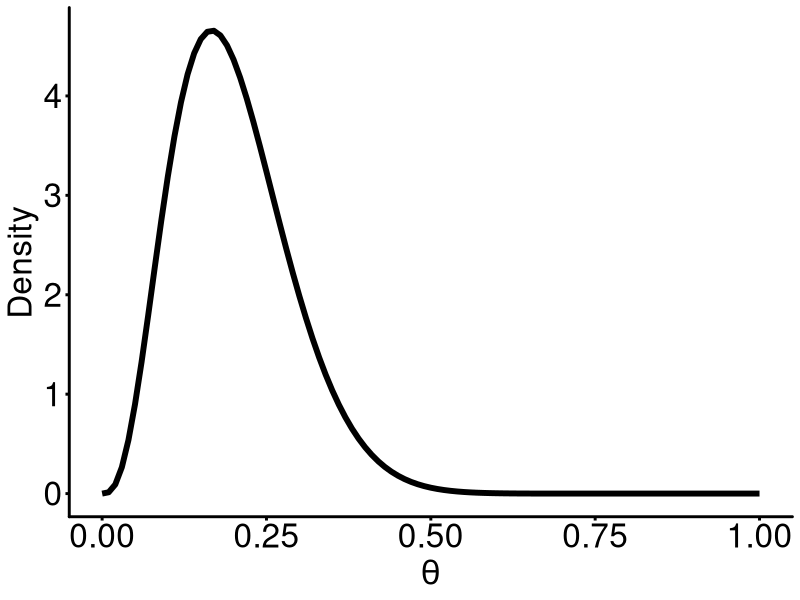
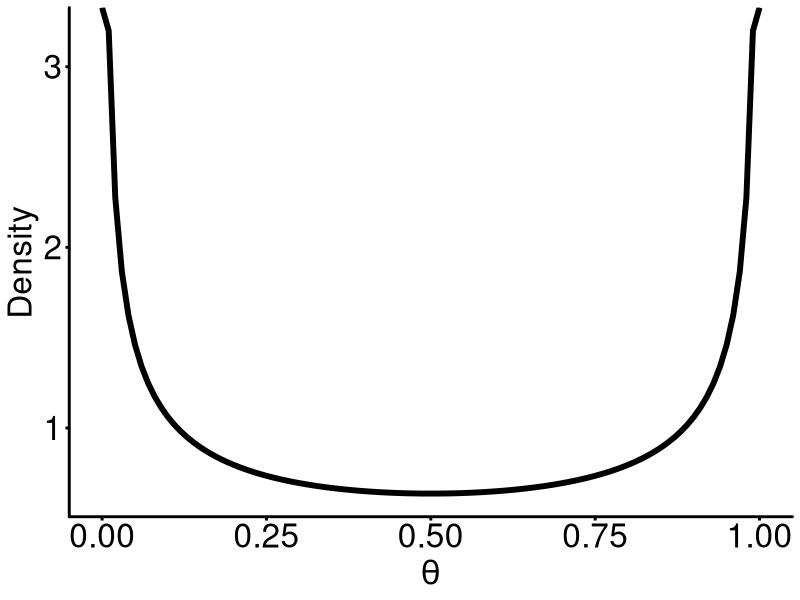
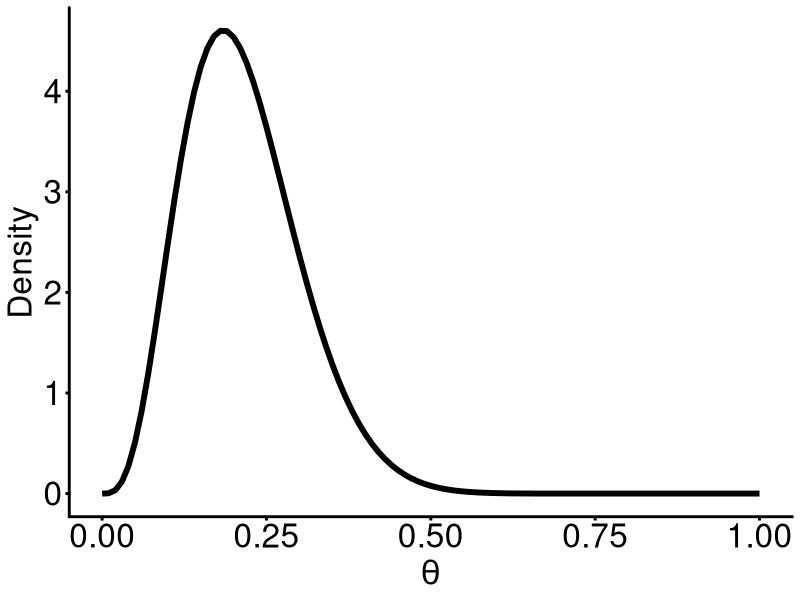
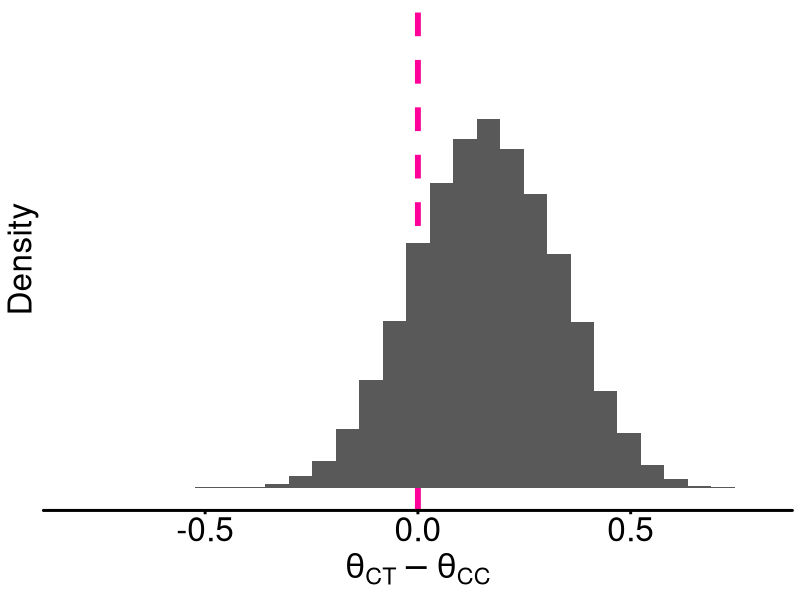
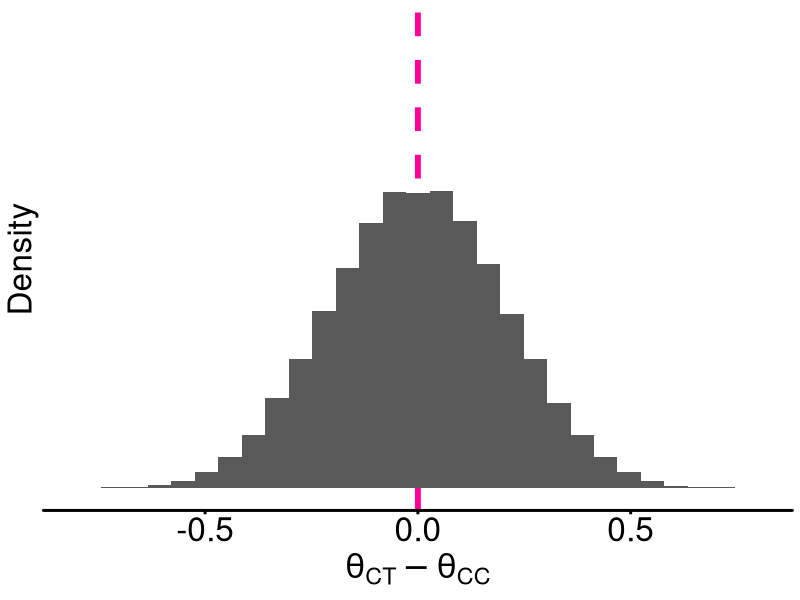
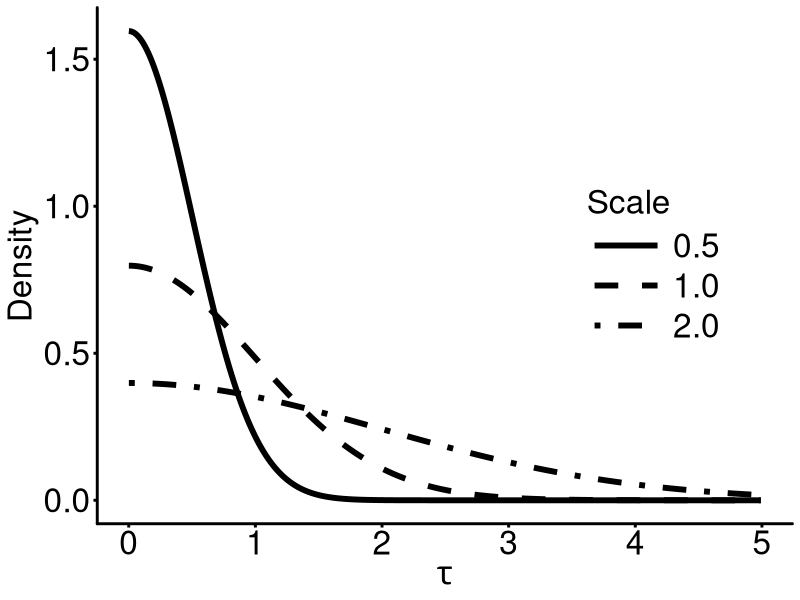
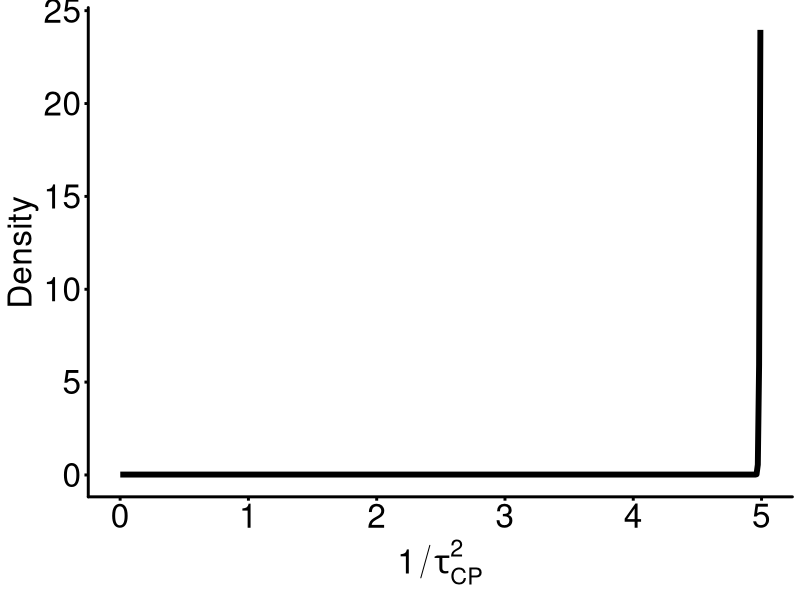
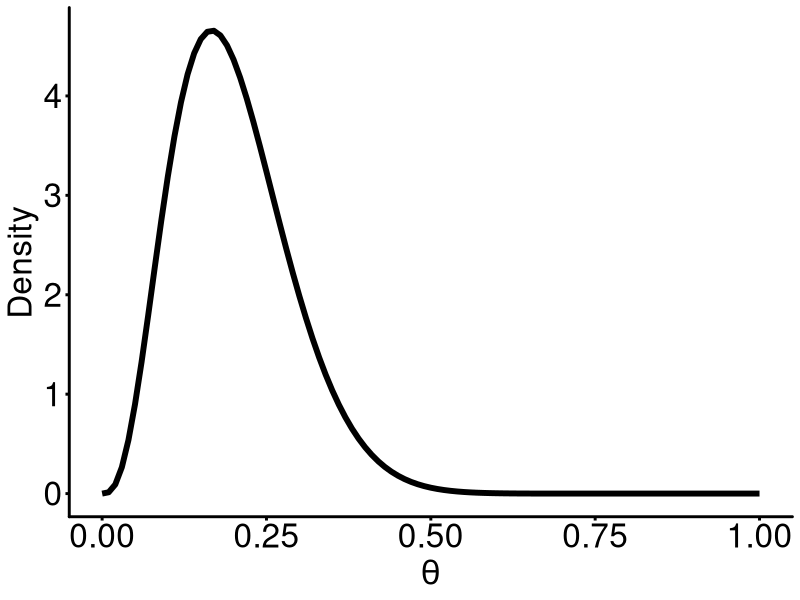

These charts were generated, in order, by the following R code:

library(ggplot2)
library(dplyr)
library(fdrtool)
set.seed(954)


data_beta <- data.frame(
  theta = seq(0, 1, by = 0.01)
) %>% mutate(y = dbeta(theta, 4, 16))

fig_beta <- ggplot(data_beta, aes(x = theta, y = y)) +
  geom_line(linewidth = 2) +
  xlab(expression(theta)) +
  ylab("Density") +
  theme(
    plot.title = element_text(size = 24),
    axis.text = element_text(colour = "black", size = 24),
    axis.ticks=element_line(colour = "black", size=1),
    axis.title.x = element_text(size = 24),
    axis.title.y = element_text(size = 24),
    axis.line = element_line(colour = "#000000", size = 1, linetype = "solid", lineend = "round"),
    panel.background = element_rect(fill = "transparent", colour = NA),
    panel.border = element_blank(),
    panel.grid = element_blank(),
    panel.grid.major = element_blank(),
    panel.grid.minor = element_blank(),
    panel.grid.major.x = element_blank(),
    panel.grid.major.y = element_blank(),
    panel.grid.minor.x = element_blank(),
    panel.grid.minor.y = element_blank(),
    legend.title = element_blank(),
    legend.text = element_text(size = 24),
    legend.key = element_rect(fill = "transparent", colour = NA),
    legend.key.width = unit(2,"cm"),
    legend.position = c(0.8,0.5),
    legend.key.size = unit(2, 'lines'),
    legend.spacing.x = unit(0.5, 'cm')
  )
fig_beta
ggsave("beta1.png", fig_beta, width = 9, height = 7,bg = "white")


data_beta <- data.frame(
  theta = seq(0, 1, by = 0.01)
) %>% mutate(y = dbeta(theta, 0.5, 0.5))

fig_beta <- ggplot(data_beta, aes(x = theta, y = y)) +
  geom_line(linewidth = 2) +
  xlab(expression(theta)) +
  ylab("Density") +
  theme(
    plot.title = element_text(size = 24),
    axis.text = element_text(colour = "black", size = 24),
    axis.ticks=element_line(colour = "black", size=1),
    axis.title.x = element_text(size = 24),
    axis.title.y = element_text(size = 24),
    axis.line = element_line(colour = "#000000", size = 1, linetype = "solid", lineend = "round"),
    panel.background = element_rect(fill = "transparent", colour = NA),
    panel.border = element_blank(),
    panel.grid = element_blank(),
    panel.grid.major = element_blank(),
    panel.grid.minor = element_blank(),
    panel.grid.major.x = element_blank(),
    panel.grid.major.y = element_blank(),
    panel.grid.minor.x = element_blank(),
    panel.grid.minor.y = element_blank(),
    legend.title = element_blank(),
    legend.text = element_text(size = 24),
    legend.key = element_rect(fill = "transparent", colour = NA),
    legend.key.width = unit(2,"cm"),
    legend.position = c(0.8,0.5),
    legend.key.size = unit(2, 'lines'),
    legend.spacing.x = unit(0.5, 'cm')
  )
fig_beta
ggsave("beta2.png", fig_beta, width = 9, height = 7,bg = "white")



data_beta <- data.frame(
  theta = seq(0, 1, by = 0.01)
) %>% mutate(y = dbeta(theta, 4.5, 16.5))

fig_beta <- ggplot(data_beta, aes(x = theta, y = y)) +
  geom_line(linewidth = 2) +
  xlab(expression(theta)) +
  ylab("Density") +
  theme(
    plot.title = element_text(size = 24),
    axis.text = element_text(colour = "black", size = 24),
    axis.ticks=element_line(colour = "black", size=1),
    axis.title.x = element_text(size = 24),
    axis.title.y = element_text(size = 24),
    axis.line = element_line(colour = "#000000", size = 1, linetype = "solid", lineend = "round"),
    panel.background = element_rect(fill = "transparent", colour = NA),
    panel.border = element_blank(),
    panel.grid = element_blank(),
    panel.grid.major = element_blank(),
    panel.grid.minor = element_blank(),
    panel.grid.major.x = element_blank(),
    panel.grid.major.y = element_blank(),
    panel.grid.minor.x = element_blank(),
    panel.grid.minor.y = element_blank(),
    legend.title = element_blank(),
    legend.text = element_text(size = 24),
    legend.key = element_rect(fill = "transparent", colour = NA),
    legend.key.width = unit(2,"cm"),
    legend.position = c(0.8,0.5),
    legend.key.size = unit(2, 'lines'),
    legend.spacing.x = unit(0.5, 'cm')
  )
fig_beta
ggsave("beta3.png", fig_beta, width = 9, height = 7,bg = "white")


data_pool1 <- rbeta(50000, 10.5, 20.5)
data_pool2 <- rbeta(50000, 5.5, 5.5)

data_pool_CT <- rbeta(50000, 5.5, 5.5)

data_diff1 <- data_pool_CT - data_pool1
data_diff2 <- data_pool_CT - data_pool2

data_diff <- data.frame(
  diff1 = data_diff1,
  diff2 = data_diff2
)

fig_diff1 <- ggplot(data_diff, aes(x=diff1)) +
  geom_vline(xintercept = 0, linetype = "dashed", color = "#FF0099", linewidth = 2) + 
  geom_histogram() +
  xlab(expression(theta[CT] - theta[CC])) +
  ylab("Density") +
  scale_x_continuous(breaks = seq(-0.5,0.5,by=0.5),limits = c(-0.8,0.8)) +
  scale_y_continuous(breaks = c(),limits = c(0, 8000)) +
  theme(
    plot.title = element_text(size = 24),
    axis.text = element_text(colour = "black", size = 24),
    axis.ticks=element_line(colour = "black", size=1),
    axis.title.x = element_text(size = 24),
    axis.title.y = element_text(size = 24),
    axis.line = element_line(colour = "#000000", size = 1, linetype = "solid", lineend = "round"),
    panel.background = element_rect(fill = "transparent", colour = NA),
    panel.border = element_blank(),
    panel.grid = element_blank(),
    panel.grid.major = element_blank(),
    panel.grid.minor = element_blank(),
    panel.grid.major.x = element_blank(),
    panel.grid.major.y = element_blank(),
    panel.grid.minor.x = element_blank(),
    panel.grid.minor.y = element_blank(),
    legend.title = element_blank(),
    legend.text = element_text(size = 24),
    legend.key = element_rect(fill = "transparent", colour = NA),
    legend.key.width = unit(2,"cm"),
    legend.position = c(0.8,0.5),
    legend.key.size = unit(2, 'lines'),
    legend.spacing.x = unit(0.5, 'cm')
  )
fig_diff1
ggsave("diff1.png", fig_diff1, width = 8, height = 6,bg = "white")

fig_diff2 <- ggplot(data_diff, aes(x=diff2)) +
  geom_vline(xintercept = 0, linetype = "dashed", color = "#FF0099", linewidth = 2) + 
  geom_histogram() +
  xlab(expression(theta[CT] - theta[CC])) +
  ylab("Density") +
  scale_x_continuous(breaks = seq(-0.5,0.5,by=0.5),limits = c(-0.8,0.8)) +
  scale_y_continuous(breaks = c(),limits = c(0, 8000)) +
  theme(
    plot.title = element_text(size = 24),
    axis.text = element_text(colour = "black", size = 24),
    axis.ticks=element_line(colour = "black", size=1),
    axis.title.x = element_text(size = 24),
    axis.title.y = element_text(size = 24),
    axis.line = element_line(colour = "#000000", size = 1, linetype = "solid", lineend = "round"),
    panel.background = element_rect(fill = "transparent", colour = NA),
    panel.border = element_blank(),
    panel.grid = element_blank(),
    panel.grid.major = element_blank(),
    panel.grid.minor = element_blank(),
    panel.grid.major.x = element_blank(),
    panel.grid.major.y = element_blank(),
    panel.grid.minor.x = element_blank(),
    panel.grid.minor.y = element_blank(),
    legend.title = element_blank(),
    legend.text = element_text(size = 24),
    legend.key = element_rect(fill = "transparent", colour = NA),
    legend.key.width = unit(2,"cm"),
    legend.position = c(0.8,0.5),
    legend.key.size = unit(2, 'lines'),
    legend.spacing.x = unit(0.5, 'cm')
  )
fig_diff2
ggsave("diff2.png", fig_diff2, width = 8, height = 6,bg = "white")

mean(data_diff$diff1>0)
mean(data_diff$diff2>0)


data_hn <- data.frame(
  theta = rep(seq(0.001, 5, by = 0.01), 3),
  sigma = c(rep(0.5, length(seq(0.001, 5, by = 0.01))), 
            rep(1.0, length(seq(0.001, 5, by = 0.01))), 
            rep(2.0, length(seq(0.001, 5, by = 0.01)))),
  sigmap = c(rep("0.5", length(seq(0.001, 5, by = 0.01))), 
            rep("1.0", length(seq(0.001, 5, by = 0.01))), 
            rep("2.0", length(seq(0.001, 5, by = 0.01))))
) %>% mutate(y = dhalfnorm(theta, sqrt(pi/2)/sigma))

fig_hn <- ggplot(data_hn, aes(x = theta, y = y, linetype = sigmap)) +
  geom_line(linewidth = 2) +
  scale_linetype_manual(values = c("solid", "dashed", "dotdash"))+
  xlab(expression(tau)) +
  ylab("Density") +
  labs(linetype = "Scale") +
  theme(
    plot.title = element_text(size = 24),
    axis.text = element_text(colour = "black", size = 24),
    axis.ticks=element_line(colour = "black", size=1),
    axis.title.x = element_text(size = 24),
    axis.title.y = element_text(size = 24),
    axis.line = element_line(colour = "#000000", size = 1, linetype = "solid", lineend = "round"),
    panel.background = element_rect(fill = "transparent", colour = NA),
    panel.border = element_blank(),
    panel.grid = element_blank(),
    panel.grid.major = element_blank(),
    panel.grid.minor = element_blank(),
    panel.grid.major.x = element_blank(),
    panel.grid.major.y = element_blank(),
    panel.grid.minor.x = element_blank(),
    panel.grid.minor.y = element_blank(),
    legend.title = element_text(size = 24),
    legend.text = element_text(size = 24),
    legend.key = element_rect(fill = "transparent", colour = NA),
    legend.key.width = unit(2,"cm"),
    legend.position = c(0.8,0.5),
    legend.key.size = unit(2, 'lines'),
    legend.spacing.x = unit(0.5, 'cm')
  )
fig_hn
ggsave("hn.png", fig_hn, width = 6, height = 4,bg = "white")



data_ss <- data.frame(
  theta = seq(0.001, 5, by = 0.01)
) %>% mutate(y = (0.1 * dunif(theta, 0, 5) + 0.9 * dnorm(theta, 5, 0.01)))

fig_ss <- ggplot(data_ss, aes(x = theta, y = y)) +
  geom_line(linewidth = 2) +
  xlab(expression(1/tau[CP]^2)) +
  ylab("Density") +
  theme(
    plot.title = element_text(size = 24),
    axis.text = element_text(colour = "black", size = 24),
    axis.ticks=element_line(colour = "black", size=1),
    axis.title.x = element_text(size = 24),
    axis.title.y = element_text(size = 24),
    axis.line = element_line(colour = "#000000", size = 1, linetype = "solid", lineend = "round"),
    panel.background = element_rect(fill = "transparent", colour = NA),
    panel.border = element_blank(),
    panel.grid = element_blank(),
    panel.grid.major = element_blank(),
    panel.grid.minor = element_blank(),
    panel.grid.major.x = element_blank(),
    panel.grid.major.y = element_blank(),
    panel.grid.minor.x = element_blank(),
    panel.grid.minor.y = element_blank(),
    legend.title = element_blank(),
    legend.text = element_text(size = 24),
    legend.key = element_rect(fill = "transparent", colour = NA),
    legend.key.width = unit(2,"cm"),
    legend.position = c(0.8,0.5),
    legend.key.size = unit(2, 'lines'),
    legend.spacing.x = unit(0.5, 'cm')
  )
fig_ss
ggsave("ss.png", fig_ss, width = 6, height = 4,bg = "white")
